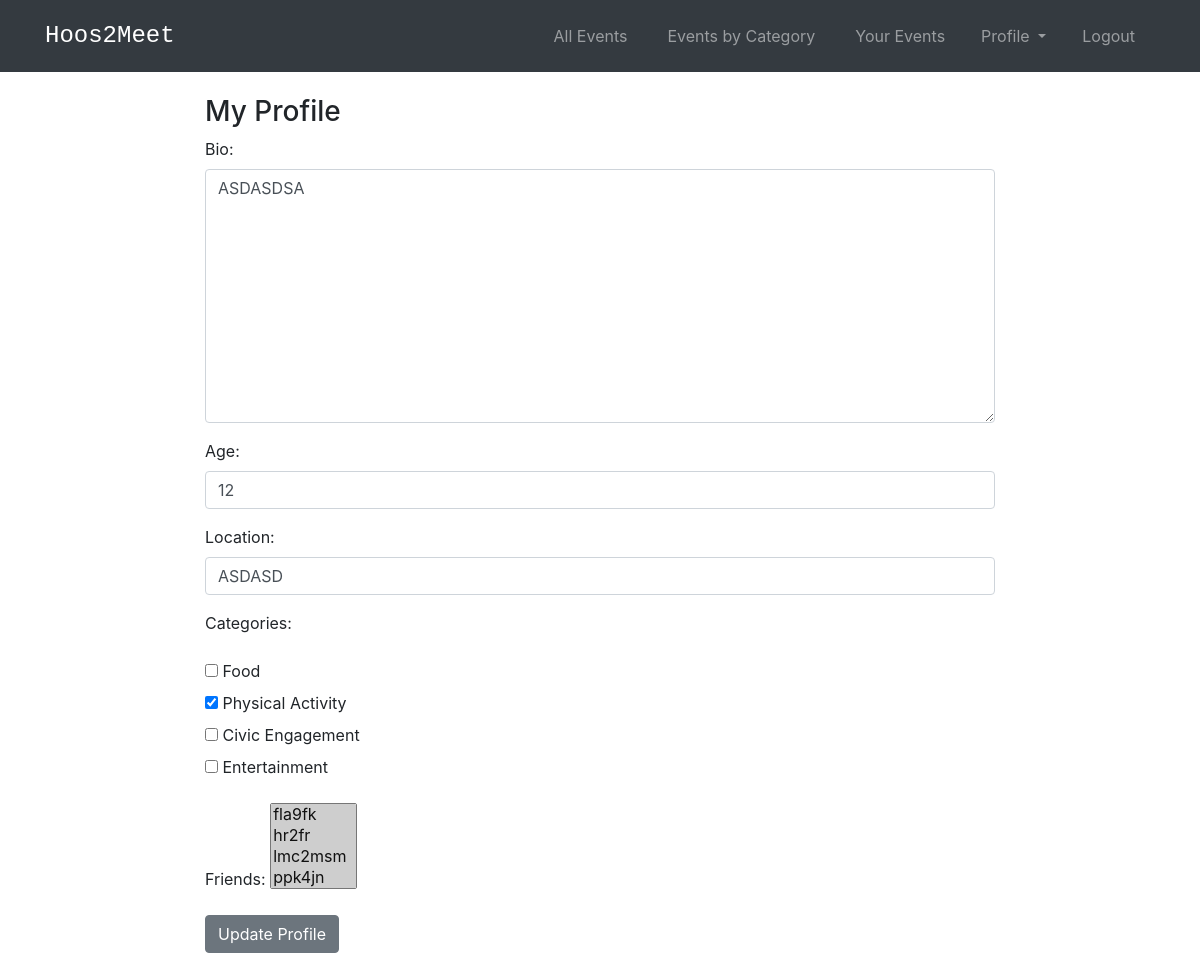
/social/preferences/ (signed in), run on an earlier commit of the app's database.
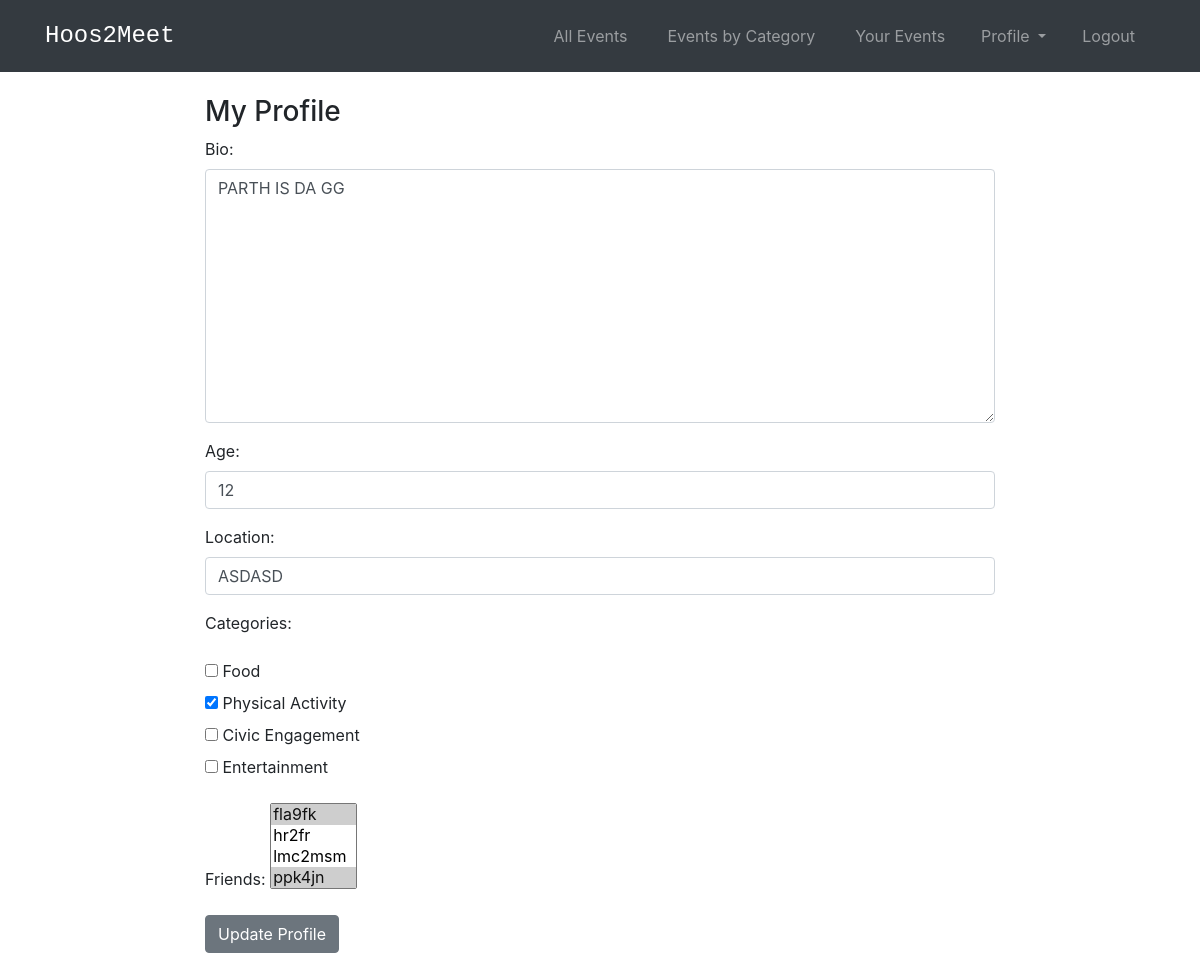
And on a later commit of the database.
### events/models.py (models this page shows, shortened)
class Profile(models.Model):
    user=models.OneToOneField(User, null=True, on_delete=models.CASCADE)
    bio = models.TextField()
    categories = models.ManyToManyField(Category)
    friends = models.ManyToManyField(User, related_name='friends', blank = True)
    location = models.CharField("Location", null=True,max_length=100)
    updated=models.DateTimeField(auto_now=True)
    created=models.DateTimeField(auto_now_add=True)
    age = models.IntegerField(null=True)

### social_app/views.py (the view)
# urls.py: path('preferences/', views.update_profile, name = 'edit_prefs'),
def update_profile(request):
    if request.method == 'POST':
        profile_form = ProfileForm(request.POST, instance=request.user.profile)
        if profile_form.is_valid():
            profile_form.save()
            messages.success(request, ('Your profile was successfully updated!'))
            return HttpResponseRedirect('success/')
        else:
            messages.error(request, ('Please correct the error below.'))
    else:
        profile_form = ProfileForm(instance=request.user.profile)
    return render(request, 'social_app/edit_prefs.html', {
        'profile_form': profile_form
    })

### social_app/forms.py
class ProfileForm(forms.ModelForm):
    bio=forms.CharField(max_length=500, widget=forms.Textarea(attrs={'class':'form-control'}))
    age=forms.IntegerField(widget=forms.NumberInput(attrs={'class':'form-control'}))
    location=forms.CharField(max_length=100, widget=forms.TextInput(attrs={'class':'form-control'}))
    categories = forms.ModelMultipleChoiceField(queryset=Category.objects.all(), required=True, widget=forms.CheckboxSelectMultiple)
    class Meta:
        model=Profile
        fields = ('bio', 'age', 'location', 'categories','friends')
    def __init__(self, *args, **kwargs):
        super(ProfileForm, self).__init__(*args, **kwargs)
        self.fields['friends'].error_messages['required'] = 'Control Click to deselect existing friends'
    """def save(self, commit=True):
        instance = forms.ModelForm.save(self)
        instance.category_set.clear()
        instance.category_set.add(*self.cleaned_data['categories'])
        return instance"""

### events/models.py (called while the page is built)
    def __str__(self):
        return self.name

### social_app/templates/social_app/edit_prefs.html (shortened to what this page needs)
<!DOCTYPE html>
<head>
  {% extends 'base.html' %}
  {% load static %}
  {% load socialaccount %}
{% block content %}
{% if user.is_authenticated %}
<h3>My Profile</h3>
<div class='form-group'>
    <form method="Post">
        {{profile_form.as_p}}
        <button class='btn btn-secondary'>Update Profile</button>
    </form>
</div>
{% endif %}
{% endblock %}

What changed in the data, as far as the page shows it:
changed Profile "ASDASD": bio "ASDASDSA" → "PARTH IS DA GG"
Also different on the page:
form field friends: "fla9fk ☑ / hr2fr ☑ / lmc2msm ☑ / ppk4jn ☑" → "fla9fk ☑ / hr2fr / lmc2msm / ppk4jn ☑"
